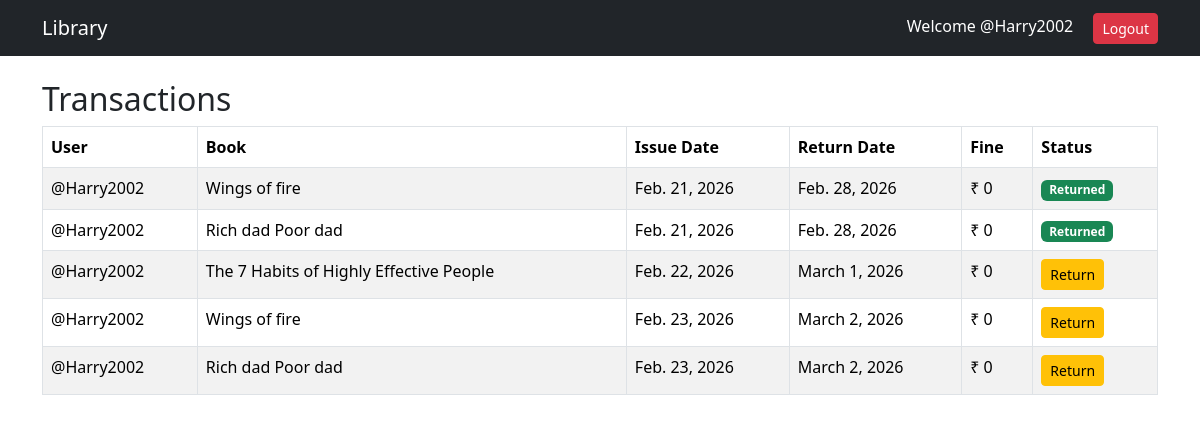
Screenshot of /transactions/ (signed in) with the database file from the repository.
### library_app/models.py (models this page shows, shortened)
class Transaction(models.Model):
    user = models.ForeignKey(User, on_delete=models.CASCADE)
    book = models.ForeignKey(Book, on_delete=models.CASCADE)
    issue_date = models.DateField(default=timezone.now)
    due_date = models.DateField(blank=True, null=True)
    return_date = models.DateField(blank=True, null=True)
    returned = models.BooleanField(default=False)
    fine = models.FloatField(default=0)
    user = models.ForeignKey(User, on_delete=models.CASCADE)
    book = models.ForeignKey(Book, on_delete=models.CASCADE)
    issue_date = models.DateField(default=timezone.now)
    return_date = models.DateField(blank=True, null=True)
    returned = models.BooleanField(default=False)
    fine = models.FloatField(default=0)
    def fine(self):
        if not self.returned and timezone.now().date() > self.return_date:
            late_days = (timezone.now().date() - self.return_date).days
            return late_days * 10
        return 0

class Book(models.Model):
    name = models.CharField(max_length=200)
    author = models.CharField(max_length=200)
    serial_no = models.CharField(max_length=100, unique=True)
    available = models.BooleanField(default=True)

### library_app/views.py (the view)
# urls.py: path('transactions/', views.transactions, name='transactions'),
@login_required
def transactions(request):
    if request.user.is_superuser:
        data = Transaction.objects.all()
    else:
        data = Transaction.objects.filter(user=request.user)
    return render(request, "transactions.html", {"data": data})

### library_app/templates/transactions.html
{% extends 'base.html' %}
{% block content %}
<h2>Transactions</h2>
<table class="table table-bordered table-striped">
<thead>
<tr>
<th>User</th>
<th>Book</th>
<th>Issue Date</th>
<th>Return Date</th>
<th>Fine</th>
<th>Status</th>
</tr>
</thead>
<tbody>
{% for t in data %}
<tr>
<td>{{ t.user.username }}</td>
<td>{{ t.book.name }}</td>
<td>{{ t.issue_date }}</td>
<td>{{ t.return_date }}</td>
<td>₹ {{ t.fine }}</td>
<td>
{% if not t.returned %}
    <a href="{% url 'return_book' t.id %}" class="btn btn-sm btn-warning">Return</a>
{% else %}
    <span class="badge bg-success">Returned</span>
{% endif %}
</td>
</tr>
{% endfor %}
</tbody>
</table>
{% endblock %}

### library_app/templates/base.html (shortened to what this page needs)
<!DOCTYPE html>
<html>
<head>
    <link href="https://cdn.jsdelivr.net/npm/bootstrap@5.3.2/dist/css/bootstrap.min.css" rel="stylesheet">
</head>
<body>
<nav class="navbar navbar-expand-lg navbar-dark bg-dark">
    <div class="container">
        <a class="navbar-brand" href="{% url 'home' %}">Library</a>
        <div>
            {% if user.is_authenticated %}
                <span class="text-white me-3">Welcome {{ user.username }}</span>
              <form method="POST" action="{% url 'logout' %}" style="display:inline;">
    <button type="submit" class="btn btn-danger btn-sm">Logout</button>
</form>
            {% endif %}
        </div>
    </div>
</nav>
<div class="container mt-4">
    {% block content %}
    {% endblock %}
</div>
</body>
</html>

### rows the page displays
Transaction: user.username "@Harry2002", book.name "Wings of fire", issue_date "Feb. 21, 2026", return_date "Feb. 28, 2026", fine "0", shows "Returned"
Transaction: user.username "@Harry2002", book.name "Rich dad Poor dad", issue_date "Feb. 21, 2026", return_date "Feb. 28, 2026", fine "0", shows "Returned"
Transaction: user.username "@Harry2002", book.name "The 7 Habits of Highly Effective People", issue_date "Feb. 22, 2026", return_date "March 1, 2026", fine "0", shows "Return"
Transaction: user.username "@Harry2002", book.name "Wings of fire", issue_date "Feb. 23, 2026", return_date "March 2, 2026", fine "0", shows "Return"
Transaction: user.username "@Harry2002", book.name "Rich dad Poor dad", issue_date "Feb. 23, 2026", return_date "March 2, 2026", fine "0", shows "Return"

### other values shown
{{ user.username }} "@Harry2002"
